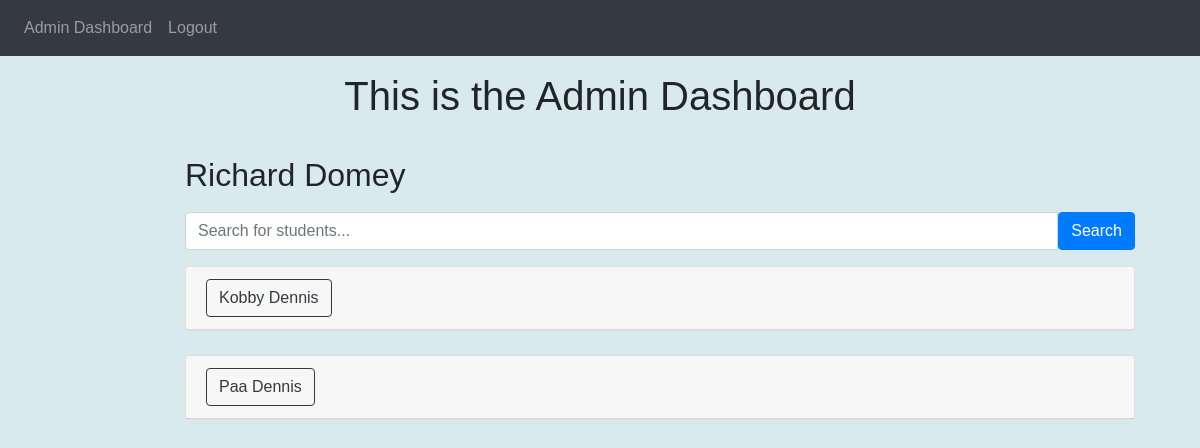
The app's page /admin (signed in) with its own data.
### website/models.py (models this page shows, shortened)
class Users(db.Model, UserMixin):
    __tablename__ = 'Users'
    UserID = db.Column(db.Integer, primary_key=True)
    FirstName = db.Column(db.String(100), nullable=False)
    LastName = db.Column(db.String(100), nullable=False)
    Email = db.Column(db.String(100), unique=True, nullable=False)
    Password = db.Column(db.String(255), nullable=False)
    Role = db.Column(db.String(50), nullable=False)
    __mapper_args__ = {
        'polymorphic_identity': 'user',
        'polymorphic_on': Role
    }

class Student(Users):  # Changed from Students to Student for consistency
    __tablename__ = 'Students'
    StudentID = db.Column(db.Integer, db.ForeignKey('Users.UserID'), primary_key=True)
    Grade = db.Column(db.Integer, nullable=False)
    Total = db.Column(db.Integer, nullable=True)
    subjects = db.relationship('Subjects', secondary='StudentsSubjects', backref=db.backref('students', lazy='dynamic'))
    predicted_grades = db.relationship('PredictedGrades', backref='predictedgrades_student', lazy=True, overlaps="students,predicted_grades")
    __mapper_args__ = {
        'polymorphic_identity': 'student',  # Ensure this matches the Role value
    }

### website/views.py (the view, shortened to what this page needs)
@views.route('/admin',  methods=['GET', 'POST'])
@role_required('admin')
def admin_dashboard():
    query = request.args.get('query', '')
    students = models.Student.query.all()
    predicted_grades = models.PredictedGrades.query.all()
    if query:
        students = models.Student.query.filter(
            (models.Student.FirstName.ilike(f'%{query}%')) |
            (models.Student.LastName.ilike(f'%{query}%'))
        ).all()
    return render_template("admin.html", admin=current_user, predicted_grades=predicted_grades, students=students, query=query)

### website/__init__.py (called while the page is built)
def create_app():
    app = Flask(__name__)
    app.config['SECRET_KEY'] = 'hjshjhdjah kjshkjdhjs'
    app.config['SQLALCHEMY_DATABASE_URI'] = f'sqlite:///{DB_NAME}'
    db.init_app(app)
    migrate = Migrate(app, db)
    from .views import views
    from .auth import auth
    app.register_blueprint(views, url_prefix='/')
    app.register_blueprint(auth, url_prefix='/')
    from . import models
    with app.app_context():
        db.create_all()
    login_manager = LoginManager()
    login_manager.login_view = 'auth.login'
    login_manager.init_app(app)
    @login_manager.user_loader
    def load_user(UserID):
        return models.Users.query.get(int(UserID))
    return app

### website/views.py (called while the page is built)
def role_required(role):
    def wrapper(func):
        @wraps(func)
        @login_required
        def decorated_view(*args, **kwargs):
            if current_user.Role != role:
                flash(f"You do not have access to the {role}'s dashboard.", category="error")
                return redirect(url_for(f'views.{current_user.Role}_dashboard'))
            return func(*args, **kwargs)
        return decorated_view
    return wrapper

### website/templates/admin.html (shortened to what this page needs)
{% extends "base.html" %} {% block title %}Admin Dashboard{% endblock %}
{% block navlink %}
admin
{% endblock %}
{% block navname %}
Admin Dashboard
{% endblock %}
{% block content %}
<h1 class="text-center my-3">This is the Admin Dashboard</h1>
<div class="content">
    <div class="content-header">
        <h2>{{admin.FirstName}} {{admin.LastName}}</h2>
    </div>
    <form action="{{ url_for('views.admin_dashboard') }}" method="get">
        <div class="input-group mb-3">
            <input type="text" class="form-control" name="query" value="{{query}}" placeholder="Search for students..." aria-label="Search for students..."
            aria-describedby="button-addon2">
            <button class="btn btn-primary" type="submit" id="button-addon2">Search</button>
        </div>
    </form>
    {% if students %}
        {% for student in students %}
            <div id="accordion">
                <div class="card">
                    <div class="card-header" id="headingOne">
                        <h5 class="mb-0">
                            <button class="btn btn-outline-dark" data-toggle="collapse" data-target="#collapse{{student.StudentID}}" aria-expanded="true"
                                aria-controls="collapseOne">
                                {{student.FirstName}} {{student.LastName}}
                            </button>
                        </h5>
                    </div>
                </div>
                <br>
            </div>
        {% endfor %}
    {% else %}
        <p>No student found</p>
    {% endif %}
</div>
{% endblock %}

### website/templates/admin.html (style rules this page uses)
body { font-family: Arial, sans-serif; margin: 0; padding: 0; background-color: #f8f9fa; }
.content { margin-left: 120px; padding: 20px; }
.content-header { display: flex; justify-content: space-between; align-items: center; padding-bottom: 10px; }

### records on screen
Users: FirstName "Richard", LastName "Domey"
Student: FirstName "Kobby", LastName "Dennis"
Student: FirstName "Paa", LastName "Dennis"
